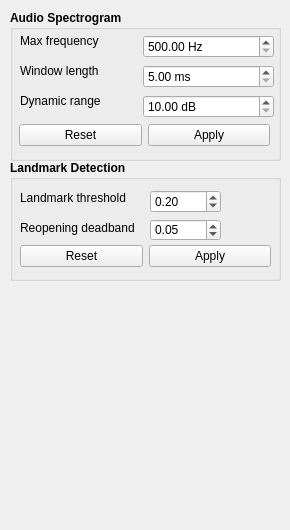
        <widget class="QWidget" name="settingsTab">
         <property name="sizePolicy">
          <sizepolicy hsizetype="Preferred" vsizetype="Expanding">
           <horstretch>0</horstretch>
           <verstretch>0</verstretch>
          </sizepolicy>
         </property>
         <attribute name="title">
          <string>Settings</string>
         </attribute>
         <widget class="QGroupBox" name="groupBox_7">
          <property name="geometry">
           <rect>
            <x>10</x>
            <y>10</y>
            <width>271</width>
            <height>151</height>
           </rect>
          </property>
          <property name="font">
           <font>
            <family>.AppleSystemUIFont</family>
            <bold>true</bold>
           </font>
          </property>
          <property name="title">
           <string>Audio Spectrogram</string>
          </property>
          <widget class="QLabel" name="label">
           <property name="geometry">
            <rect>
             <x>10</x>
             <y>21</y>
             <width>101</width>
             <height>20</height>
            </rect>
           </property>
           <property name="font">
            <font>
             <family>.AppleSystemUIFont</family>
             <bold>false</bold>
            </font>
           </property>
           <property name="text">
            <string>Max frequency</string>
           </property>
          </widget>
          <widget class="QLabel" name="label_4">
           <property name="geometry">
            <rect>
             <x>10</x>
             <y>50</y>
             <width>121</width>
             <height>21</height>
            </rect>
           </property>
           <property name="font">
            <font>
             <family>.AppleSystemUIFont</family>
             <bold>false</bold>
            </font>
           </property>
           <property name="text">
            <string>Window length</string>
           </property>
          </widget>
          <widget class="QLabel" name="label_5">
           <property name="geometry">
            <rect>
             <x>10</x>
             <y>80</y>
             <width>111</width>
             <height>21</height>
            </rect>
           </property>
           <property name="font">
            <font>
             <family>.AppleSystemUIFont</family>
             <bold>false</bold>
            </font>
           </property>
           <property name="text">
            <string>Dynamic range</string>
           </property>
          </widget>
          <widget class="QWidget" name="horizontalLayoutWidget_2">
           <property name="geometry">
            <rect>
             <x>9</x>
             <y>109</y>
             <width>251</width>
             <height>32</height>
            </rect>
           </property>
           <layout class="QHBoxLayout" name="horizontalLayout_5">
            <item>
             <widget class="QPushButton" name="specDefaultsButton">
              <property name="font">
               <font>
                <family>.AppleSystemUIFont</family>
                <bold>false</bold>
               </font>
              </property>
              <property name="text">
               <string>Reset</string>
              </property>
             </widget>
            </item>
            <item>
             <widget class="QPushButton" name="specApplyButton">
              <property name="font">
               <font>
                <family>.AppleSystemUIFont</family>
                <bold>false</bold>
               </font>
              </property>
              <property name="text">
               <string>Apply</string>
              </property>
             </widget>
            </item>
           </layout>
          </widget>
          <widget class="QWidget" name="verticalLayoutWidget_10">
           <property name="geometry">
            <rect>
             <x>133</x>
             <y>24</y>
             <width>131</width>
             <height>85</height>
            </rect>
           </property>
           <layout class="QVBoxLayout" name="verticalLayout_14">
            <item>
             <widget class="QDoubleSpinBox" name="specViewMaxHzSpinBox">
              <property name="font">
               <font>
                <family>.AppleSystemUIFont</family>
                <bold>false</bold>
               </font>
              </property>
              <property name="suffix">
               <string> Hz</string>
              </property>
              <property name="minimum">
               <double>500.000000000000000</double>
              </property>
              <property name="maximum">
               <double>8000.000000000000000</double>
              </property>
             </widget>
            </item>
            <item>
             <widget class="QDoubleSpinBox" name="specWindowMsSpinBox">
              <property name="font">
               <font>
                <family>.AppleSystemUIFont</family>
                <bold>false</bold>
               </font>
              </property>
              <property name="suffix">
               <string> ms</string>
              </property>
              <property name="minimum">
               <double>5.000000000000000</double>
              </property>
              <property name="maximum">
               <double>200.000000000000000</double>
              </property>
              <property name="singleStep">
               <double>5.000000000000000</double>
              </property>
             </widget>
            </item>
            <item>
             <widget class="QDoubleSpinBox" name="specDynamicRangeSpinBox">
              <property name="font">
               <font>
                <family>.AppleSystemUIFont</family>
                <bold>false</bold>
               </font>
              </property>
              <property name="suffix">
               <string> dB</string>
              </property>
              <property name="minimum">
               <double>10.000000000000000</double>
              </property>
              <property name="maximum">
               <double>120.000000000000000</double>
              </property>
             </widget>
            </item>
           </layout>
          </widget>
         </widget>
         <widget class="QWidget" name="verticalLayoutWidget_2">
          <property name="geometry">
           <rect>
            <x>10</x>
            <y>300</y>
            <width>271</width>
            <height>221</height>
           </rect>
          </property>
          <layout class="QVBoxLayout" name="verticalLayout_5">
           <item>
            <layout class="QVBoxLayout" name="hl3DMAIN">
             <property name="spacing">
              <number>0</number>
             </property>
             <property name="sizeConstraint">
              <enum>QLayout::SizeConstraint::SetNoConstraint</enum>
             </property>
            </layout>
           </item>
          </layout>
         </widget>
         <widget class="QGroupBox" name="groupBox_8">
          <property name="geometry">
           <rect>
            <x>10</x>
            <y>160</y>
            <width>271</width>
            <height>121</height>
           </rect>
          </property>
          <property name="font">
           <font>
            <family>.AppleSystemUIFont</family>
            <bold>true</bold>
           </font>
          </property>
          <property name="title">
           <string>Landmark Detection</string>
          </property>
          <widget class="QLabel" name="label_6">
           <property name="geometry">
            <rect>
             <x>10</x>
             <y>30</y>
             <width>121</width>
             <height>16</height>
            </rect>
           </property>
           <property name="font">
            <font>
             <family>.AppleSystemUIFont</family>
             <bold>false</bold>
            </font>
           </property>
           <property name="text">
            <string>Landmark threshold</string>
           </property>
          </widget>
          <widget class="QWidget" name="verticalLayoutWidget">
           <property name="geometry">
            <rect>
             <x>140</x>
             <y>30</y>
             <width>71</width>
             <height>51</height>
            </rect>
           </property>
           <layout class="QVBoxLayout" name="verticalLayout_6">
            <item>
             <widget class="QDoubleSpinBox" name="landmarkThresholdSpinBox">
              <property name="font">
               <font>
                <family>.AppleSystemUIFont</family>
                <bold>false</bold>
               </font>
              </property>
              <property name="minimum">
               <double>0.010000000000000</double>
              </property>
              <property name="maximum">
               <double>0.500000000000000</double>
              </property>
              <property name="singleStep">
               <double>0.010000000000000</double>
              </property>
              <property name="value">
               <double>0.200000000000000</double>
              </property>
             </widget>
            </item>
            <item>
             <widget class="QDoubleSpinBox" name="reopeningDeadbandSpinBox">
              <property name="font">
               <font>
                <family>.AppleSystemUIFont</family>
                <bold>false</bold>
               </font>
              </property>
              <property name="maximum">
               <double>0.200000000000000</double>
              </property>
              <property name="singleStep">
               <double>0.010000000000000</double>
              </property>
              <property name="value">
               <double>0.050000000000000</double>
              </property>
             </widget>
            </item>
           </layout>
          </widget>
          <widget class="QLabel" name="label_7">
           <property name="geometry">
            <rect>
             <x>10</x>
             <y>60</y>
             <width>131</width>
             <height>16</height>
            </rect>
           </property>
           <property name="font">
            <font>
             <family>.AppleSystemUIFont</family>
             <bold>false</bold>
            </font>
           </property>
           <property name="text">
            <string>Reopening deadband</string>
           </property>
          </widget>
          <widget class="QWidget" name="horizontalLayoutWidget_5">
           <property name="geometry">
            <rect>
             <x>10</x>
             <y>80</y>
             <width>251</width>
             <height>32</height>
            </rect>
           </property>
           <layout class="QHBoxLayout" name="horizontalLayout_7">
            <item>
             <widget class="QPushButton" name="landmarkDefaultsButton">
              <property name="font">
               <font>
                <family>.AppleSystemUIFont</family>
                <bold>false</bold>
               </font>
              </property>
              <property name="text">
               <string>Reset</string>
              </property>
             </widget>
            </item>
            <item>
             <widget class="QPushButton" name="landmarkApplyButton">
              <property name="font">
               <font>
                <family>.AppleSystemUIFont</family>
                <bold>false</bold>
               </font>
              </property>
              <property name="text">
               <string>Apply</string>
              </property>
             </widget>
            </item>
           </layout>
          </widget>
         </widget>
        </widget>
